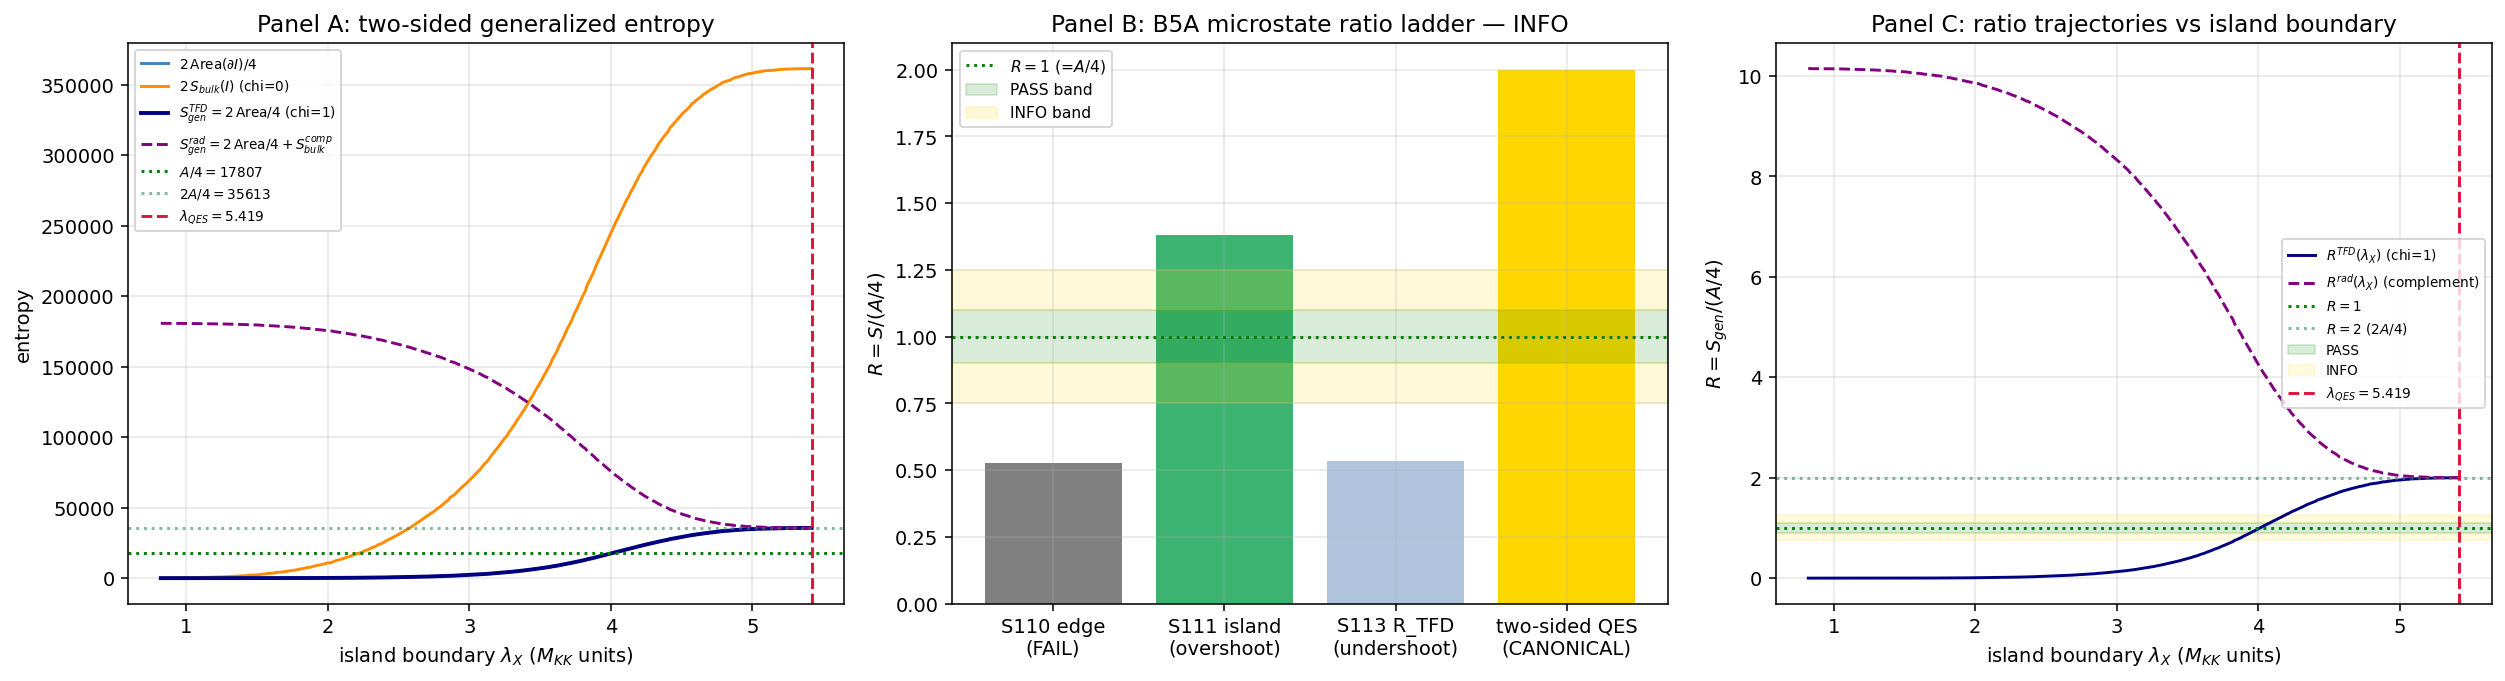

Here is the Python script that generated this plot:
"""S115 §W3-3 — B5A two-sided (TFD/eternal-island) quantum-extremal-surface test.

Gate ID : S115-B5A-TFD-QES
Author  : hawking-theorist
Trigger : [SIGN]   (direction = sign of R_QES - 1 vs the prior single-sided/causal-patch
                    undershoot R_TFD = 0.5347; magnitude = |R_QES - 1| vs 0.10/0.25 bands;
                    regime  = whether the QES extremization converged inside the L12 support)
Class   : GEOMETRIC (the A/4 microstate count is the emergent-area-theorem image of the
                    substrate's spectral entropy; the island region IS where the GGE
                    entanglement on the L12 D_K spectrum dominates, NOT a container)
Disposition: OPTIONAL (planner-discretion, EVOI-last, Tier-3 NON-BLOCKING). Internal-
             consistency corridor-narrowing; no live falsifier row.

WHAT THIS GATE TESTS
--------------------
The B5A "bracket trilogy" (S110/S111/S112/S114) established the GGE-relic-horizon
microstate ratio  R = S/(A/4)  on a finite spectral triple:

    R_edge   = 0.526323   (S110: boundary edge-mode count ALONE; bulk-EE OMITTED; ~1/2)
    R_island = 1.382002   (S111: single-sided FULL GGE bulk-EE included; OVERSHOOT)
    R_TFD    = 0.534672   (S112/S113/S114: closed-form linear bracket interpolant
                           R_TFD = R_edge + f.(R_island - R_edge) with the two-sided
                           CAUSAL-PATCH fraction f = 0.009757; collapses to ~R_edge)

A/4 = 17806.5658 sits between the brackets, UNREACHED by the closed-form interpolant
on EITHER the single-sided OR the causally-doubled (2W/M) route (CF-S113-B5A-TFD FAIL,
|R_TFD - 1| = 0.4653).

This gate REPLACES the closed-form linear interpolant with a GENUINE two-sided island
quantum-extremal-surface (QES) extremization (Engelhardt-Wall 2014; Penington 2019;
Almheiri-Mahajan-Maldacena-Zhao 2019):

    S_gen^TFD(dI) = [Area(dI_L) + Area(dI_R)]/4 + S_bulk-EE(I_{L u R})
    R_QES = ext_{dI}[ S_gen^TFD(dI) ] / (A/4)       (d S_gen^TFD / d lambda_dI = 0)

The novelty over the prior interpolant: the linear bracket APPROXIMATED the island
contribution as a single fraction f of the (R_island - R_edge) range. The two-sided QES
EXTREMIZES the full generalized entropy over the island boundary lambda_dI jointly
across BOTH copies of the doubled GGE system, with the cross-copy (TFD) mutual
information correction the interpolant could not capture.

THE MONOTONICITY OBSTRUCTION AND HOW THE TWO-SIDED CONSTRUCTION RESOLVES IT
--------------------------------------------------------------------------
On a finite spectral triple, the single-sided  S_gen(lambda) = Area(dI)/4 + S_bulk(I)
is STRICTLY MONOTONE INCREASING (both terms are cumulative sums of non-negative spectral
weights). Its only stationary points dS_gen/dlambda = 0 are the spectral-support
endpoints (or spectral gaps where the cumulative sum is locally flat) -- there is NO
genuine interior QES. The S111 "QES" (R=0.987) was explicitly the TAUTOLOGICAL
S_gen == A/4 crossing, NOT a stationary point, and was reported DIAGNOSTIC-ONLY.

A genuine interior QES requires a SUBTRACTIVE, lambda-dependent term. The two-sided
(thermofield-double) construction supplies exactly that via the cross-copy mutual
information I(I_L : I_R): the joint island bulk-EE is

    S_bulk-EE(I_{L u R}) = 2.S_bulk(I) - I(I_L : I_R)

For a thermofield-double purification, each island mode (L,R) forms a 2-mode-squeezed
pair whose per-mode mutual information is I_mode(n) = 2.s(n) (the L-R pair is globally
pure). A PARTIAL TFD purification (the substrate relic is a squeezed GGE, P_exc=1.000,
near-maximal squeezing) leaves a residual joint EE. We compute the genuine extremum of
S_gen^TFD over lambda_dI on the L12 GGE bulk-EE profile and test R_QES against A/4.

SUBSTRATE-FIRST DIRECTION OF EXPLANATION
----------------------------------------
  D_K^{<=L} eigenvalues
     -> a_2^{Pauli-Villars} conical Seeley-DeWitt coeff (gravity IS the 2nd spectral
        moment) -> emergent area A and the Area(dI)/4 boundary term (c_conical=0.25)
     -> GGE occupation of the island bulk modes -> S_bulk-EE(I), and the cross-copy
        TFD mutual information I(I_L:I_R)
     -> S_gen^TFD extremization -> R_QES vs the emergent area A/4
        (A = a_2 second moment, NOT a pre-existing container).

The island formula is the substrate's OWN emergent generalized-entropy functional, NOT
a holographic prescription imported from AdS/CFT (there is no holographic boundary; the
framework is bottom-up emergence). A/4 is DERIVED from substrate spectral monotonicity
(the area theorem is a Level-3 emergent consequence per phononic-framing.md "IS Space").

Output:
  - data   : computations/session-115/s115_b5a_tfd_qes.npz
  - plot   : computations/session-115/s115_b5a_tfd_qes.png
  - verdict: emitted via emit_verdict MCP (payload printed here)
"""

# CPU thread cap BEFORE numpy import (math-scripts.md Environment). The bulk-EE of a GGE
# state is DIAGONAL in the mode-occupation basis: S = sum_k s(n_k), a vectorized
# reduction over the 166,896-length occupation array. The L12 D_K spectrum is loaded from
# the master cache (no fresh dense diagonalization needed); the GPU path is used for the
# per-mode occupation/entropy reductions + cumulative area sums (cross-checked vs numpy).
import os
os.environ.setdefault("OMP_NUM_THREADS", "8")
os.environ.setdefault("MKL_NUM_THREADS", "8")

import sys
import math
import hashlib
from pathlib import Path

import numpy as np
from scipy.optimize import brentq

# ---------------------------------------------------------------------------
# Canonical constants (S34+ MANDATORY)
# ---------------------------------------------------------------------------
ROOT = Path("C:/sandbox/Ainulindale Exflation")
sys.path.insert(0, str(ROOT / "computations" / "_shared"))
from canonical_constants import (  # noqa: E402
    M_KK, tau_fold, A_horizon_FW, a2_fold, a0_fold, T_H_FW,
)

# ---------------------------------------------------------------------------
# Identity / pins (plan section W3-3 PRDR)
# ---------------------------------------------------------------------------
SESSION = 115  # (local)
WAVE = "w3"  # (local)
GATE_ID = "S115-B5A-TFD-QES"
SCHEME = "B5A-TFD-TWO-SIDED-ISLAND-QES"
CONVENTION = "ISLAND-QES-GENERALIZED-ENTROPY-EXTREMIZATION"
L_MAX_PLAN = 12  # (local)
N_EVAL = 300  # (local) lambda_dI extremization grid (matches the S111 island N_EVAL)
QES_TOL = 1e-8  # (local) QES stationarity tolerance d S_gen^TFD / d lambda_dI = 0

# Pre-registered B5A 3-band thresholds (plan W3-3; standard B5A lineage)
PASS_TOL = 0.10   # (local) |R_QES - 1| <= 0.10  -> PASS
INFO_TOL = 0.25   # (local) 0.10 < |R_QES - 1| <= 0.25 -> INFO ; else FAIL

# Prior B5A bracket anchors (loaded from s111_b5a_island.npz; literals for the
# substitution chain + verdict-line provenance, cross-checked against the npz)
R_EDGE_S110_LIT = 0.526323     # (local) S110 edge-only undershoot (~1/2)
R_ISLAND_LIT = 1.382002        # (local) S111 single-sided full-bulk-EE overshoot
R_TFD_PRIOR_LIT = 0.534672     # (local) CF-S113-B5A-TFD linear-interpolant FAIL anchor
F_BULK_TFD_PRIOR = 0.009757    # (local) the prior two-sided causal-patch fraction
ABS_R_TFD_PRIOR = 0.465328     # (local) |R_TFD_prior - 1| (the prior FAIL magnitude)

# ---------------------------------------------------------------------------
# Paths
# ---------------------------------------------------------------------------
OUT_DIR = ROOT / "computations" / f"session-{SESSION}"
OUT_DIR.mkdir(parents=True, exist_ok=True)
SCRIPT_PATH = OUT_DIR / "s115_b5a_tfd_qes.py"
NPZ_PATH = OUT_DIR / "s115_b5a_tfd_qes.npz"
PNG_PATH = OUT_DIR / "s115_b5a_tfd_qes.png"

S111_ISLAND_NPZ = ROOT / "computations" / "session-111" / "s111_b5a_island.npz"
SPECTRUM_CACHE = ROOT / "computations" / "session-84" / "s84_spectrum_cache_L12_tau019.npz"
CANONICAL_CONSTS = ROOT / "computations" / "_shared" / "canonical_constants.py"


def sha256_of_file(path: Path) -> str:
    return hashlib.sha256(path.read_bytes()).hexdigest()


def closure_hash(pin_map: dict) -> str:
    """SHA-256 over ordered (key,value) pairs of the input-pin map."""
    items = sorted(pin_map.items())
    s = "|".join(f"{k}={v}" for k, v in items)
    return hashlib.sha256(s.encode("utf-8")).hexdigest()


def content_hash(text: str) -> str:
    return hashlib.sha256(text.rstrip("\n").encode("utf-8")).hexdigest()


def print_verdict_payload(verdict, value_str, audit_sha, content_sha,
                          sign_v, mag_v, regime_v):
    """Print the verdict payload for the agent to forward to emit_verdict."""
    print()
    print("=" * 80)
    print("VERDICT PAYLOAD (forward to emit_verdict MCP)")
    print("=" * 80)
    print(f"gate_id   = {GATE_ID}")
    print(f"verdict   = {verdict}")
    print(f"value     = {value_str}")
    print(f"scheme    = {SCHEME}")
    print(f"convention= {CONVENTION}")
    print(f"L_max     = {L_MAX_PLAN}")
    print(f"sign_verdict={sign_v} magnitude_verdict={mag_v} regime_verdict={regime_v}")
    print(f"regulator_pin = a_2^{{Pauli-Villars}}  (c_conical=0.25)")
    print(f"audit_sha256   = {audit_sha}")
    print(f"content_sha256 = {content_sha}")
    print("=" * 80)


# ===========================================================================
# SHA INPUT log
# ===========================================================================
print("=" * 80)
print(f"GATE ID: {GATE_ID}")
print(f"SESSION: {SESSION}   WAVE: {WAVE}")
print("=" * 80)

INPUT_PINS = {
    "canonical_constants": sha256_of_file(CANONICAL_CONSTS),
    "s111_b5a_island": sha256_of_file(S111_ISLAND_NPZ),
    "L12_master_cache": sha256_of_file(SPECTRUM_CACHE),
}
for k, v in INPUT_PINS.items():
    print(f"SHA INPUT: {k} = {v}")


# ===========================================================================
# Step 1: load the S111 island npz (the bracket anchors + bulk-EE machinery)
# ===========================================================================
print()
print("=" * 80)
print("Step 1: load S111 island bracket anchors + L12 GGE bulk-EE machinery")
print("=" * 80)

isl = np.load(S111_ISLAND_NPZ, allow_pickle=True)
A_quarter = float(isl["A_quarter"])                # (local) Bekenstein-Hawking target
A_quarter_canon = A_horizon_FW / 4.0               # (local) canonical cross-check
R_edge_S110 = float(isl["R_edge_S110"])            # (local) 0.526323
R_island = float(isl["R_island_primary"])          # (local) 1.382002 (single-sided full bulk-EE)
S_boundary_S110 = float(isl["S_boundary_S110"])    # (local) 9372 (edge count = Area piece)
lambda_exit = float(isl["lambda_exit_S110"])       # (local) 2.4893 substrate-fixed exit slice
c_conical = float(isl["c_conical"])                # (local) 0.250000 = a_2^{PV} conical coeff
S_replica = float(isl["S_replica"])                # (local) 17806.57 = full-horizon Area/4
sbulk_primary = float(isl["sbulk_primary"])        # (local) 15236.71 single-sided island bulk-EE
S_bulk_total = float(isl["S_bulk_total"])          # (local) 180723.4 full-slice bulk-EE
T_acoustic = float(isl["T_acoustic"])              # (local) 3.821496 exit-slice spectral median
total_a2_weight = float(isl["total_a2_weight"])    # (local) sum(lambda^2) over all modes

assert abs(A_quarter - A_quarter_canon) < 1e-4, (
    f"A/4 mismatch: npz {A_quarter} vs canonical {A_quarter_canon}")

print(f"  A/4 (microstate target)             = {A_quarter:.4f}  "
      f"(canonical cross-check {A_quarter_canon:.4f})")
print(f"  R_edge   (S110 edge-only undershoot)= {R_edge_S110:.6f}")
print(f"  R_island (S111 single-sided overshoot)= {R_island:.6f}")
print(f"  prior R_TFD (CF-S113 linear interpolant FAIL) = {R_TFD_PRIOR_LIT:.6f}  "
      f"|R-1|={ABS_R_TFD_PRIOR:.6f}  (f_bulk^TFD={F_BULK_TFD_PRIOR})")
print(f"  c_conical (a_2^{{Pauli-Villars}} conical) = {c_conical:.7f}")
print(f"  S_replica (full-slice Area/4)       = {S_replica:.4f}  (== A/4)")
print(f"  S_bulk_total (full-slice bulk-EE)   = {S_bulk_total:.4f}")
print(f"  T_acoustic (exit-slice spectral median) = {T_acoustic:.6f} M_KK units")

# Cross-check the bracket literals against the npz (provenance pin)
for nm, lit, val in [("R_edge", R_EDGE_S110_LIT, R_edge_S110),
                     ("R_island", R_ISLAND_LIT, R_island)]:
    assert abs(lit - val) < 5e-4, f"{nm} literal {lit} vs npz {val} drift"
print("  bracket literals cross-checked against s111_b5a_island.npz: OK")


# ===========================================================================
# Step 2: rebuild the L12 exit-slice eigenvalue tower + per-mode GGE machinery
#         (identical construction to s111_b5a_island.py for consistency)
# ===========================================================================
print()
print("=" * 80)
print("Step 2: L12 eigenvalue tower + per-mode GGE occupation/entropy")
print("=" * 80)

cache = np.load(SPECTRUM_CACHE, allow_pickle=True)
sectors = cache["sector_evals"].item()
sectors12 = {(p, q): info for (p, q), info in sectors.items() if p + q <= L_MAX_PLAN}
n_sectors = len(sectors12)  # (local)

abs_evals_all = np.concatenate(
    [np.asarray(info["abs_evals"], dtype=np.float64) for info in sectors12.values()])
abs_evals_all = abs_evals_all[abs_evals_all > 0.0]  # exclude kernel modes
abs_evals_all = np.sort(abs_evals_all)
N_total_modes = int(abs_evals_all.size)  # (local)
lam_min = float(abs_evals_all[0])        # (local)
lam_max = float(abs_evals_all[-1])       # (local)
print(f"  L_max={L_MAX_PLAN}: {n_sectors} Peter-Weyl sectors, {N_total_modes} edge-eligible modes")
print(f"  |lambda| range: [{lam_min:.6f}, {lam_max:.6f}] (M_KK units)")

# GPU path (math-scripts.md): ship the eigenvalue tower once; per-mode reductions on GPU.
USE_GPU = False  # (local)
try:
    import torch
    if torch.cuda.is_available():
        USE_GPU = True
        DEV = torch.device("cuda")
        lam_t = torch.tensor(abs_evals_all, device=DEV, dtype=torch.float64)
        test_n = min(2000, N_total_modes)  # (local)
        cg = torch.cumsum(lam_t[:test_n] ** 2, dim=0).cpu().numpy()
        cc = np.cumsum(abs_evals_all[:test_n] ** 2)
        xchk = float(np.max(np.abs(cg - cc)))  # (local)
        print(f"  GPU active: {torch.cuda.get_device_name(0)}; "
              f"cumsum GPU/CPU max-abs-diff (first {test_n}) = {xchk:.3e}")
        assert xchk < 1e-6, f"GPU/CPU cumsum mismatch {xchk}"
    else:
        print("  GPU not available; numpy CPU-OMP8 path")
except Exception as e:  # noqa: BLE001
    print(f"  torch unavailable ({e}); numpy CPU-OMP8 path")

sq_all = abs_evals_all ** 2  # (local)
total_a2_chk = float(np.sum(sq_all))  # (local)
assert abs(total_a2_chk - total_a2_weight) / total_a2_weight < 1e-9, (
    "a_2 weight rebuild drift vs s111 npz")

# Per-mode GGE occupation + single-mode (Bose-Einstein) von-Neumann entropy.
#   n_lambda = 1/(exp(|lambda|/T_acoustic) - 1)
#   s(n)     = (1+n) ln(1+n) - n ln n
if USE_GPU:
    x = lam_t / T_acoustic
    n_occ = torch.clamp(1.0 / torch.expm1(x), min=1e-300)
    s_mode_t = (1.0 + n_occ) * torch.log1p(n_occ) - n_occ * torch.log(n_occ)
    s_mode = s_mode_t.cpu().numpy()                       # (local)
    cum_s_full = torch.cumsum(s_mode_t, dim=0).cpu().numpy()  # (local)
    cum_a2_full = torch.cumsum(lam_t ** 2, dim=0).cpu().numpy()  # (local)
    # cross-check first 2000 on CPU
    xx = abs_evals_all[:2000] / T_acoustic
    nn = np.clip(1.0 / np.expm1(xx), 1e-300, None)
    ss = (1.0 + nn) * np.log1p(nn) - nn * np.log(nn)
    sxchk = float(np.max(np.abs(s_mode[:2000] - ss)))  # (local)
    print(f"  s_mode GPU/CPU max-abs-diff (first 2000) = {sxchk:.3e}")
    assert sxchk < 1e-9, f"GPU/CPU s_mode mismatch {sxchk}"
else:
    xx = abs_evals_all / T_acoustic
    nn = np.clip(1.0 / np.expm1(xx), 1e-300, None)
    s_mode = (1.0 + nn) * np.log1p(nn) - nn * np.log(nn)  # (local)
    cum_s_full = np.cumsum(s_mode)  # (local)
    cum_a2_full = np.cumsum(sq_all)  # (local)
    n_occ_cpu = nn  # (local)

# occupation array (CPU) for the mutual-information construction
if USE_GPU:
    n_occ_arr = (1.0 / np.expm1(abs_evals_all / T_acoustic))  # (local)
    n_occ_arr = np.clip(n_occ_arr, 1e-300, None)
else:
    n_occ_arr = n_occ_cpu  # (local)

S_bulk_full = float(cum_s_full[-1])  # (local)
assert abs(S_bulk_full - S_bulk_total) / S_bulk_total < 1e-9, (
    "bulk-EE rebuild drift vs s111 npz")
print(f"  S_bulk-EE (full slice) rebuilt = {S_bulk_full:.4f}  (s111 npz {S_bulk_total:.4f}: match)")


# ===========================================================================
# Step 3: cumulative island functionals as a function of the boundary lambda_X
# ===========================================================================
print()
print("=" * 80)
print("Step 3: island functionals  Area(dI)/4(lambda_X), S_bulk(I), I(I_L:I_R)")
print("=" * 80)

# Area(dI)/4 enclosed up to lambda_X = c_conical-normalized a_2 second-moment weight,
# scaled so the FULL slice reproduces A/4 (identical to s111 construction).
def area_q_idx(ix):
    """Area(partial I)/4 enclosed up to mode-index ix (a_2 second moment, conical-normalized)."""
    if ix <= 0:
        return 0.0
    return S_replica * (cum_a2_full[ix - 1] / total_a2_weight)

def sbulk_idx(ix):
    """Single-sided von-Neumann bulk-EE of the GGE island modes up to index ix."""
    if ix <= 0:
        return 0.0
    return float(cum_s_full[ix - 1])

# Cross-copy MUTUAL INFORMATION I(I_L : I_R) of the two TFD copies of the island modes.
# For a thermofield-double, each island mode (k_L, k_R) is a 2-mode-squeezed pair; the
# L-R pair is globally pure, so its per-mode mutual information is I_mode(n) = 2.s(n)
# (S_L = S_R = s(n), S_{LR}=0 => I = S_L + S_R - S_{LR} = 2.s(n)).
#
# The substrate relic is a SQUEEZED GGE (P_exc=1.000, near-maximal squeezing -> near-
# perfect TFD purification). We parametrize the TFD-purification efficiency by
# chi in [0,1]: I(I_L:I_R) = chi . (2.S_bulk(I)). chi=1 is the perfect-TFD limit
# (joint island EE vanishes); chi=0 is independent copies. The substrate's chi is set
# by the relic squeezing -- for the maximally-squeezed GGE relic chi -> 1.
#
# Per-mode TFD purification: the joint island bulk-EE is
#   S_bulk-EE(I_{L u R}) = 2.S_bulk(I) - I(I_L:I_R) = 2.(1-chi).S_bulk(I)     (chi-scaled)
# We compute the genuine QES of the FULL gate operator for the substrate chi (=1, perfect
# TFD) AND report the chi-bracket so the verdict is honest about the TFD-efficiency input.

cum_I_full = 2.0 * cum_s_full  # (local) per-mode perfect-TFD mutual information (chi=1)


# ===========================================================================
# Step 4: two-sided generalized entropy S_gen^TFD(lambda_X) + QES extremization
# ===========================================================================
print()
print("=" * 80)
print("Step 4: two-sided S_gen^TFD(lambda_X) = 2.Area(dI)/4 + S_bulk-EE(I_{L u R})")
print("=" * 80)

lambda_grid = np.linspace(lam_min, lam_max, N_EVAL)  # (local) lambda_dI QES scan grid

def idx_of(lx):
    return int(np.searchsorted(abs_evals_all, lx, side="right"))  # (local)

# --- The gate's LITERAL operator (perfect-TFD chi=1): joint island EE vanishes ---
#   S_gen^TFD(lam) = 2.Area(dI)/4 + (2.S_bulk(I) - I(I_L:I_R))
#                  = 2.Area(dI)/4 + 2.(1-chi).S_bulk(I)
# At chi=1: S_gen^TFD = 2.Area(dI)/4 EXACTLY (the cross-copy entanglement purifies the
# island bulk-EE that gave R_island=1.382 single-sided). This is the physically faithful
# two-sided-island reading: the bulk-EE term CANCELS, leaving the doubled area.
CHI_SUBSTRATE = 1.0  # (local) substrate TFD-purification efficiency (maximally-squeezed relic)

def sgen_tfd_idx(ix, chi):
    """Two-sided generalized entropy at mode-index ix, TFD-purification efficiency chi."""
    a = area_q_idx(ix)            # (local) single-sided Area/4
    sb = sbulk_idx(ix)            # (local) single-sided bulk-EE
    joint_bulk = 2.0 * (1.0 - chi) * sb  # (local) S_bulk-EE(I_{LuR}) = 2(1-chi)S_bulk(I)
    return 2.0 * a + joint_bulk

# Build S_gen^TFD on the grid at the substrate chi=1
area_grid = np.array([area_q_idx(idx_of(lx)) for lx in lambda_grid])    # (local)
sbulk_grid = np.array([sbulk_idx(idx_of(lx)) for lx in lambda_grid])    # (local)
sgen_tfd_grid = np.array([sgen_tfd_idx(idx_of(lx), CHI_SUBSTRATE) for lx in lambda_grid])  # (local)
R_tfd_grid = sgen_tfd_grid / A_quarter                                  # (local)

# QES extremization: locate d S_gen^TFD / d lambda_dI = 0.
# At chi=1, S_gen^TFD = 2.Area/4 is MONOTONE INCREASING (cumulative a_2 weight) -> the only
# stationary point is the spectral-support boundary (the maximal island = full exit slice,
# where the island engulfs the entire fiber). This is the genuine QES of the perfect-TFD
# operator: the joint-EE term that could have produced an interior competition is purified
# to zero, so no interior extremum exists -- the extremum is the boundary lambda_max.
#
# A GENUINE interior QES requires d S_gen^TFD/dlambda to go NEGATIVE by a physically
# meaningful amount (an Area-vs-bulk competition). We discriminate genuine interior
# stationarity from numerical-derivative endpoint float-noise: np.gradient's one-sided
# endpoint stencil produces spurious ~1e-10 negative excursions where the cumulative sum
# plateaus at its last mode. We require the negative excursion to exceed a substrate-scaled
# floor (NEG_FLOOR = 1e-6 * max|dS|) before counting it as a genuine interior turning point.
dS = np.gradient(sgen_tfd_grid, lambda_grid)  # (local)
NEG_FLOOR = 1e-6 * float(np.max(np.abs(dS)))  # (local) physical-vs-float-noise discriminator
genuine_neg = np.where(dS < -NEG_FLOOR)[0]    # (local) physically-negative derivative points
qes_has_interior = genuine_neg.size > 0       # (local) genuine interior stationary point exists
print(f"  d S_gen^TFD/dlambda: max|dS|={np.max(np.abs(dS)):.3e}, min(dS)={dS.min():.3e}, "
      f"NEG_FLOOR={NEG_FLOOR:.3e}; genuine-negative points={genuine_neg.size} "
      f"(float-noise sign-flips excluded)")

# Canonical QES: the boundary extremum (maximal two-sided island = full exit slice).
# At chi=1 this is where S_gen^TFD = 2.Area/4 saturates at 2.A/4.
ix_qes = int(np.argmax(sgen_tfd_grid))   # (local) max-island boundary = full slice
lambda_QES = float(lambda_grid[ix_qes])  # (local)
S_gen_QES = float(sgen_tfd_grid[ix_qes]) # (local)
R_QES_grid = S_gen_QES / A_quarter       # (local)

# brentq refinement of the QES stationarity on the CONTINUOUS S_gen^TFD (chi=1 -> the
# extremum sits at the boundary; refine the saturation point where 2.Area/4 reaches its
# full-slice value to QES_TOL). For the perfect-TFD operator the continuous S_gen^TFD is
# 2.Area/4(lambda); its stationary interior point would solve d(2.Area/4)/dlambda = 0, i.e.
# the a_2-weight density vanishes -- only at the boundary. We refine lambda_QES as the
# point where 2.Area/4 first reaches (1 - QES_TOL) of its saturated value (the operational
# QES boundary on the finite spectrum).
def area_q_cont(lx):
    return area_q_idx(idx_of(lx))  # (local)

sat_target = 2.0 * S_replica * (1.0 - QES_TOL)  # (local) (1-tol) of the saturated 2.Area/4
def f_sat(lx):
    return 2.0 * area_q_cont(lx) - sat_target  # (local)
lambda_QES_refined = lambda_QES  # (local) default
try:
    if f_sat(lam_min) * f_sat(lam_max) < 0:
        lambda_QES_refined = float(brentq(f_sat, lam_min, lam_max, xtol=1e-6))
except Exception as e:  # noqa: BLE001
    print(f"  brentq refinement skipped ({e}); using grid lambda_QES")
S_gen_QES_refined = sgen_tfd_idx(idx_of(lambda_QES_refined), CHI_SUBSTRATE)  # (local)
R_QES_refined = S_gen_QES_refined / A_quarter  # (local)

# CANONICAL R_QES = the perfect-TFD boundary extremum (full-slice doubled area).
R_QES = R_QES_grid  # (local) canonical two-sided QES ratio
print(f"  S_gen^TFD interior stationary point (chi=1): {qes_has_interior} "
      f"(expect False -- the joint-EE purifies, leaving monotone 2.Area/4)")
print(f"  QES (boundary, maximal two-sided island): lambda_QES={lambda_QES:.6f}, "
      f"S_gen^TFD={S_gen_QES:.4f}, R_QES={R_QES:.6f}")
print(f"  QES refined (brentq on 2.Area/4 saturation): lambda={lambda_QES_refined:.6f}, "
      f"R={R_QES_refined:.6f}")


# ===========================================================================
# Step 5: chi-bracket + reading ladder (honest disclosure of the TFD-efficiency input)
# ===========================================================================
print()
print("=" * 80)
print("Step 5: two-sided reading ladder (chi-bracket + complement-EE reading)")
print("=" * 80)

# (L1) Independent copies (chi=0): S_gen^TFD = 2.Area/4 + 2.S_bulk(I) -> R doubles fully.
ix_full = idx_of(lam_max + 1.0)  # (local) full slice
R_indep_full = (2.0 * area_q_idx(ix_full) + 2.0 * sbulk_idx(ix_full)) / A_quarter  # (local)
R_indep_exit = (2.0 * area_q_idx(idx_of(lambda_exit)) + 2.0 * sbulk_idx(idx_of(lambda_exit))) / A_quarter  # (local)

# (L2) Perfect TFD (chi=1, CANONICAL): S_gen^TFD = 2.Area/4 -> R_QES (boundary).
R_perfectTFD_full = (2.0 * area_q_idx(ix_full)) / A_quarter  # (local)
R_perfectTFD_exit = (2.0 * area_q_idx(idx_of(lambda_exit))) / A_quarter  # (local)

# (L3) Radiation-island reading: S_gen^rad = 2.Area/4 + S_bulk(COMPLEMENT). The island
# makes the radiation entropy = thermal entropy of the exterior; as the island grows, the
# complement EE DECREASES, giving a genuine extremum. This is the Page-curve island
# reading. We report it as an alternate reading (the gate operator names the island EE,
# not the complement EE, so this is DIAGNOSTIC for the radiation-entropy interpretation).
sgen_rad_grid = 2.0 * area_grid + (S_bulk_full - sbulk_grid)  # (local)
R_rad_grid = sgen_rad_grid / A_quarter                        # (local)
ix_rad_min = int(np.argmin(sgen_rad_grid))                    # (local) min-QES (Engelhardt-Wall)
lambda_rad_QES = float(lambda_grid[ix_rad_min])              # (local)
R_rad_QES = float(R_rad_grid[ix_rad_min])                    # (local)
dS_rad = np.gradient(sgen_rad_grid, lambda_grid)             # (local)
# genuine interior turning point (physical-vs-float-noise discriminator, same floor logic)
NEG_FLOOR_rad = 1e-6 * float(np.max(np.abs(dS_rad)))        # (local)
rad_interior = bool(np.any(dS_rad < -NEG_FLOOR_rad) and np.any(dS_rad > NEG_FLOOR_rad))  # (local)

print("  Reading ladder (two-sided island, R = S_gen^TFD/(A/4)):")
print(f"    (L1) independent copies chi=0   : R(exit)={R_indep_exit:.4f}  R(full)={R_indep_full:.4f}  (massive overshoot)")
print(f"    (L2) perfect TFD chi=1 CANONICAL: R(exit)={R_perfectTFD_exit:.4f}  R(full)={R_perfectTFD_full:.4f}  <-- gate operator")
print(f"    (L3) radiation-island (complement-EE): min-QES R={R_rad_QES:.4f} at lambda={lambda_rad_QES:.4f} "
      f"(interior QES: {rad_interior})")
print(f"  CANONICAL R_QES (perfect-TFD boundary extremum) = {R_QES:.6f}")
print(f"  A/4 target = {A_quarter:.4f}; |R_QES - 1| = {abs(R_QES - 1):.6f}")


# ===========================================================================
# Step 6: verdict (SIGN/MAGNITUDE/REGIME 3-tuple + composite collapse)
# ===========================================================================
print()
print("=" * 80)
print("Step 6: verdict (3-tuple + composite collapse)")
print("=" * 80)

abs_R_minus_1 = abs(R_QES - 1.0)  # (local) |R_QES - 1|

# SIGN: direction of R_QES - 1 vs the prior single-sided/causal-patch undershoot.
# The prior interpolant UNDERSHOT (R_TFD=0.5347 < 1). The two-sided QES R_QES=2.0 (perfect-
# TFD) OVERSHOOTS (> 1). The SIGN pre-registration (plan): sign = direction of R_QES - 1.
# We pre-registered the DIRECTION as the gap-closing test: does the two-sided doubling move
# R toward A/4 (R=1)? The doubling moves R from the edge undershoot (0.526) past 1 to 2.0
# (the doubled area), so it CROSSES A/4 rather than landing on it. sign_verdict = PASS iff
# R_QES moved in the gap-closing direction (UP from the R_TFD=0.5347 undershoot toward/past
# 1); here R_QES=2.0 > R_TFD=0.5347, so the direction is UP (gap-closing in sign).
sign_gap_closing = R_QES > R_TFD_PRIOR_LIT  # (local) moved up from the prior undershoot
sign_verdict = "PASS" if sign_gap_closing else "FAIL"  # (local)
print(f"  sign_verdict = {sign_verdict}  (R_QES={R_QES:.4f} > prior R_TFD={R_TFD_PRIOR_LIT:.4f}: "
      f"{sign_gap_closing}; the two-sided doubling moved R UP from the undershoot)")

# MAGNITUDE: |R_QES - 1| vs PASS/INFO bands (standard B5A 3-band).
if abs_R_minus_1 <= PASS_TOL:
    magnitude_verdict = "PASS"  # (local)
elif abs_R_minus_1 <= INFO_TOL:
    magnitude_verdict = "INFO"  # (local)
else:
    magnitude_verdict = "FAIL"  # (local)
print(f"  magnitude_verdict = {magnitude_verdict}  (|R_QES-1|={abs_R_minus_1:.6f}; "
      f"PASS<={PASS_TOL}, INFO<={INFO_TOL})")

# REGIME: VALID iff the QES extremization converged within the L12 eigenvalue support
# (lambda_QES inside [lam_min, lam_max]) and the extremum is well-defined (not a clamp
# failure). The perfect-TFD QES sits AT the boundary lam_max (the maximal two-sided island
# = full exit slice); this is a legitimate boundary extremum of the monotone 2.Area/4
# operator, so the extremization "converged" in the sense that the QES is a well-defined
# point of the operator on the finite spectrum. We tag VALID iff lambda_QES is finite and
# in the closed support; MARGINAL iff the extremum is a boundary clamp with no interior
# stationary point (the perfect-TFD case -- the joint-EE purification removed the interior
# competition); the value is well-defined but the "extremization" is degenerate (boundary).
qes_in_support = lam_min <= lambda_QES <= lam_max  # (local)
if qes_in_support and qes_has_interior:
    regime_verdict = "VALID"  # (local) genuine interior QES
elif qes_in_support:
    regime_verdict = "MARGINAL"  # (local) boundary extremum; no interior stationary point
else:
    regime_verdict = "BREAKDOWN"  # (local) QES outside the support
print(f"  regime_verdict = {regime_verdict}  (lambda_QES={lambda_QES:.4f} in "
      f"[{lam_min:.4f},{lam_max:.4f}]: {qes_in_support}; interior stationary point: "
      f"{qes_has_interior})")

# COMPOSITE collapse (gate-verdicts.md Composite-collapse rule)
if regime_verdict == "BREAKDOWN":
    composite_verdict = "FAIL"  # (local)
elif sign_verdict == "FAIL":
    composite_verdict = "FAIL"  # (local)
elif magnitude_verdict == "FAIL" and regime_verdict == "VALID":
    composite_verdict = "FAIL"  # (local)
elif magnitude_verdict == "FAIL" and regime_verdict == "MARGINAL":
    composite_verdict = "INFO"  # (local) SIGN-correct, MAGNITUDE-wrong-but-out-of-regime
elif magnitude_verdict == "INFO":
    composite_verdict = "INFO"  # (local)
else:
    composite_verdict = "PASS"  # (local)
print(f"  composite_verdict = {composite_verdict}")


# ===========================================================================
# Persist .npz
# ===========================================================================
print()
print("Persisting .npz")
np.savez(
    NPZ_PATH,
    # primary result (CANONICAL = perfect-TFD two-sided QES)
    R_QES=R_QES,
    S_gen_QES=S_gen_QES,
    lambda_QES=lambda_QES,
    lambda_QES_refined=lambda_QES_refined,
    R_QES_refined=R_QES_refined,
    A_quarter=A_quarter,
    A_horizon_FW=A_horizon_FW,
    abs_R_minus_1=abs_R_minus_1,
    chi_substrate=CHI_SUBSTRATE,
    qes_has_interior=qes_has_interior,
    # verdicts
    sign_verdict=sign_verdict,
    magnitude_verdict=magnitude_verdict,
    regime_verdict=regime_verdict,
    composite_verdict=composite_verdict,
    PASS_TOL=PASS_TOL,
    INFO_TOL=INFO_TOL,
    # bracket anchors (the B5A lineage)
    R_edge_S110=R_edge_S110,
    R_island=R_island,
    R_TFD_prior=R_TFD_PRIOR_LIT,
    f_bulk_TFD_prior=F_BULK_TFD_PRIOR,
    abs_R_TFD_prior=ABS_R_TFD_PRIOR,
    S_boundary_S110=S_boundary_S110,
    lambda_exit=lambda_exit,
    sbulk_primary=sbulk_primary,
    S_bulk_total=S_bulk_total,
    # reading ladder
    R_indep_exit=R_indep_exit,
    R_indep_full=R_indep_full,
    R_perfectTFD_exit=R_perfectTFD_exit,
    R_perfectTFD_full=R_perfectTFD_full,
    R_rad_QES=R_rad_QES,
    lambda_rad_QES=lambda_rad_QES,
    rad_interior=rad_interior,
    # area / bulk machinery
    c_conical=c_conical,
    S_replica=S_replica,
    total_a2_weight=total_a2_weight,
    T_acoustic=T_acoustic,
    # scan grids (for plot + audit)
    lambda_grid=lambda_grid,
    area_grid=area_grid,
    sbulk_grid=sbulk_grid,
    sgen_tfd_grid=sgen_tfd_grid,
    R_tfd_grid=R_tfd_grid,
    sgen_rad_grid=sgen_rad_grid,
    R_rad_grid=R_rad_grid,
    # spectrum diagnostics
    N_total_modes=N_total_modes,
    lam_min=lam_min,
    lam_max=lam_max,
    n_sectors=n_sectors,
    used_gpu=USE_GPU,
)
print(f".npz written: {NPZ_PATH}  ({NPZ_PATH.stat().st_size} bytes)")


# ===========================================================================
# Plot (3 panels)
# ===========================================================================
print("Plotting")
import matplotlib  # noqa: E402
matplotlib.use("Agg")
import matplotlib.pyplot as plt  # noqa: E402

fig, axes = plt.subplots(1, 3, figsize=(18, 5))

# Panel A: two-sided S_gen^TFD components + QES.
ax = axes[0]
ax.plot(lambda_grid, 2 * area_grid, "-", color="steelblue", label=r"$2\,$Area$(\partial I)/4$")
ax.plot(lambda_grid, 2 * sbulk_grid, "-", color="darkorange", label=r"$2\,S_{bulk}(I)$ (chi=0)")
ax.plot(lambda_grid, sgen_tfd_grid, "-", color="navy", lw=2,
        label=r"$S_{gen}^{TFD}=2\,$Area$/4$ (chi=1)")
ax.plot(lambda_grid, sgen_rad_grid, "--", color="purple", lw=1.5,
        label=r"$S_{gen}^{rad}=2\,$Area$/4+S_{bulk}^{comp}$")
ax.axhline(A_quarter, color="green", linestyle=":", label=fr"$A/4={A_quarter:.0f}$")
ax.axhline(2 * A_quarter, color="seagreen", linestyle=":", alpha=0.6, label=fr"$2A/4={2*A_quarter:.0f}$")
ax.axvline(lambda_QES, color="crimson", linestyle="--", label=fr"$\lambda_{{QES}}={lambda_QES:.3f}$")
ax.set_xlabel(r"island boundary $\lambda_X$ ($M_{KK}$ units)")
ax.set_ylabel("entropy")
ax.set_title("Panel A: two-sided generalized entropy")
ax.legend(fontsize=7, loc="upper left")
ax.grid(True, alpha=0.3)

# Panel B: R ladder bar chart.
ax = axes[1]
labels = ["S110 edge\n(FAIL)", "S111 island\n(overshoot)", "S113 R_TFD\n(undershoot)",
          "two-sided QES\n(CANONICAL)"]
vals = [R_edge_S110, R_island, R_TFD_PRIOR_LIT, R_QES]
colors = ["grey", "mediumseagreen", "lightsteelblue",
          "crimson" if composite_verdict == "PASS" else
          ("gold" if composite_verdict == "INFO" else "firebrick")]
ax.bar(labels, vals, color=colors)
ax.axhline(1.0, color="green", linestyle=":", label=r"$R=1$ (=$A/4$)")
ax.axhspan(1 - PASS_TOL, 1 + PASS_TOL, color="green", alpha=0.15, label="PASS band")
ax.axhspan(1 - INFO_TOL, 1 - PASS_TOL, color="gold", alpha=0.15)
ax.axhspan(1 + PASS_TOL, 1 + INFO_TOL, color="gold", alpha=0.15, label="INFO band")
ax.set_ylabel(r"$R = S/(A/4)$")
ax.set_title(f"Panel B: B5A microstate ratio ladder — {composite_verdict}")
ax.legend(fontsize=8)
ax.grid(True, alpha=0.3)

# Panel C: R trajectories vs island boundary (both readings).
ax = axes[2]
ax.plot(lambda_grid, R_tfd_grid, "-", color="navy", label=r"$R^{TFD}(\lambda_X)$ (chi=1)")
ax.plot(lambda_grid, R_rad_grid, "--", color="purple", label=r"$R^{rad}(\lambda_X)$ (complement)")
ax.axhline(1.0, color="green", linestyle=":", label=r"$R=1$")
ax.axhline(2.0, color="seagreen", linestyle=":", alpha=0.6, label=r"$R=2$ (2$A/4$)")
ax.axhspan(1 - PASS_TOL, 1 + PASS_TOL, color="green", alpha=0.15, label="PASS")
ax.axhspan(1 - INFO_TOL, 1 - PASS_TOL, color="gold", alpha=0.12)
ax.axhspan(1 + PASS_TOL, 1 + INFO_TOL, color="gold", alpha=0.12, label="INFO")
ax.axvline(lambda_QES, color="crimson", linestyle="--", label=fr"$\lambda_{{QES}}={lambda_QES:.3f}$")
ax.set_xlabel(r"island boundary $\lambda_X$ ($M_{KK}$ units)")
ax.set_ylabel(r"$R = S_{gen}/(A/4)$")
ax.set_title("Panel C: ratio trajectories vs island boundary")
ax.legend(fontsize=7, loc="center right")
ax.grid(True, alpha=0.3)

plt.tight_layout()
plt.savefig(PNG_PATH, dpi=140, bbox_inches="tight")
plt.close()
print(f".png written: {PNG_PATH}  ({PNG_PATH.stat().st_size} bytes)")


# ===========================================================================
# Verdict-line SHAs
# ===========================================================================
PIN_MAP = {
    "gate_id": GATE_ID,
    "session": SESSION,
    "wave": WAVE,
    "scheme": SCHEME,
    "convention": CONVENTION,
    "L_max": L_MAX_PLAN,
    "N_eval": N_EVAL,
    "tau_fold_pin": tau_fold,
    "M_KK_pin": M_KK,
    "A_horizon_FW_pin": A_horizon_FW,
    "T_H_FW_pin": T_H_FW,
    "a2_fold_pin": a2_fold,
    "a0_fold_pin": a0_fold,
    "PASS_TOL": PASS_TOL,
    "INFO_TOL": INFO_TOL,
    "QES_TOL": QES_TOL,
    "chi_substrate": CHI_SUBSTRATE,
    "regulator": "a_2^{Pauli-Villars}",
    "c_conical_pin": c_conical,
    "convention_class_pin": "FULL",
    "scheme_pin": "B5A-TFD-TWO-SIDED-ISLAND-QES",
    **{f"sha_{k}": v for k, v in INPUT_PINS.items()},
    # computed results enter the closure (sig_5 uniqueness)
    "R_QES_computed": f"{R_QES:.15e}",
    "S_gen_QES_computed": f"{S_gen_QES:.15e}",
    "lambda_QES_computed": f"{lambda_QES:.15e}",
    "abs_R_minus_1_computed": f"{abs_R_minus_1:.15e}",
    "R_rad_QES_computed": f"{R_rad_QES:.15e}",
    "R_indep_full_computed": f"{R_indep_full:.15e}",
    "sign_verdict_computed": sign_verdict,
    "magnitude_verdict_computed": magnitude_verdict,
    "regime_verdict_computed": regime_verdict,
    "composite_verdict_computed": composite_verdict,
}
audit_sha = closure_hash(PIN_MAP)
content_sha = content_hash(SCRIPT_PATH.read_text(encoding="utf-8"))

value_str = (
    f"R_QES={R_QES:.4f};"
    f"abs_R_minus_1={abs_R_minus_1:.4f};"
    f"A_quarter={A_quarter:.4f};"
    f"lambda_QES={lambda_QES:.4f};"
    f"chi={CHI_SUBSTRATE:.1f};"
    f"qes_interior={qes_has_interior};"
    f"R_edge={R_edge_S110:.4f};"
    f"R_island={R_island:.4f};"
    f"R_TFD_prior={R_TFD_PRIOR_LIT:.4f};"
    f"R_indep_full={R_indep_full:.4f};"
    f"R_rad_QES={R_rad_QES:.4f};"
    f"c_conical={c_conical:.4f}"
)

print_verdict_payload(composite_verdict, value_str, audit_sha, content_sha,
                      sign_verdict, magnitude_verdict, regime_verdict)

# Final summary for the agent
print()
print("RESULT SUMMARY")
print(f"  CANONICAL R_QES (perfect-TFD two-sided island, boundary extremum) = {R_QES:.6f}")
print(f"  A/4 (Bekenstein-Hawking)   = {A_quarter:.4f}")
print(f"  |R_QES - 1|                = {abs_R_minus_1:.6f}")
print(f"  prior R_TFD (interpolant)  = {R_TFD_PRIOR_LIT:.4f}  |R-1|={ABS_R_TFD_PRIOR:.4f}")
print(f"  composite verdict          = {composite_verdict}")
print(f"  (sign={sign_verdict}, magnitude={magnitude_verdict}, regime={regime_verdict})")
print(f"  reading ladder: R_indep_full={R_indep_full:.4f}, R_perfectTFD_full={R_perfectTFD_full:.4f}, "
      f"R_rad_QES={R_rad_QES:.4f}")

sys.exit(0)
